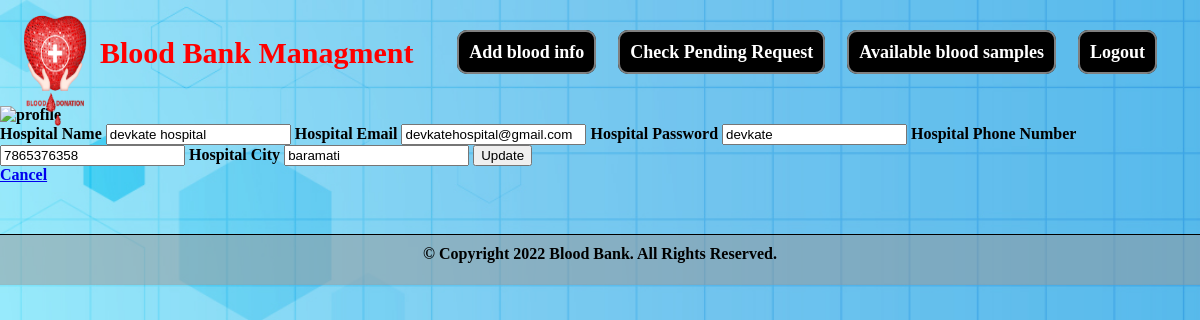
Screenshot of /hprofile.php (signed in) with the database file from the repository.
### tables this page shows
CREATE TABLE `hospitals` (
  `id` int(11) NOT NULL,
  `hname` varchar(100) NOT NULL,
  `hemail` varchar(100) NOT NULL,
  `hpassword` varchar(100) NOT NULL,
  `hphone` varchar(100) NOT NULL,
  `hcity` varchar(100) NOT NULL
);

### hprofile.php (the view, shortened to what this page needs)
<?php
require 'file/connection.php';
if(!isset($_SESSION['hid']))
{
  header('location:login.php');
}
else {
	if(isset($_SESSION['hid'])){
		$id=$_SESSION['hid'];
		$sql = "SELECT * FROM hospitals WHERE id='$id'";
		$result = mysqli_query($conn, $sql);
		$row = mysqli_fetch_array($result);
	}
}
?>
<!DOCTYPE html>
<html>
<body>
	<?php require 'header.php'; ?>
	<div class="container cont">
		<div class="">
			<div class="">
				<div class="">
					<div class="">
					</div>
					<div class="">
					   <form action="file/updateprofile.php" method="post">
					   	<label class="" class="">Hospital Name</label>
						<input type="text" name="hname" value="<?php echo $row['hname']; ?>" class="">
						<label class="">Hospital Email</label>
						<input type="email" name="hemail" value="<?php echo $row['hemail']; ?>" class="">
						<label class="">Hospital Password</label>
						<input type="text" name="hpassword" value="<?php echo $row['hpassword']; ?>" class="">
						<label class="text-muted font-weight-bold">Hospital Phone Number</label>
						<input type="text" name="hphone" value="<?php echo $row['hphone']; ?>" class="">
						<label class="">Hospital City</label>
						<input type="text" name="hcity" value="<?php echo $row['hcity']; ?>" class="">
						<input type="submit" name="update" class="" value="Update">
					   </form>
					</div>
					<a href="index.php" class="">Cancel</a><br>
				</div>
			</div>
		</div>
	</div>
	<?php require 'footer.php'; ?>
</body>
</html>

### practice.css (style rules this page uses)
body { color: black; font-weight: bold; margin: 0px; padding: 0px; background: url(image/background1.jpg) no-repeat center center fixed; -webkit-background-size: cover; -moz-background-size: cover; -o-background-size: cover; background-size: cover; }

### rows the page displays
hospitals: hname "devkate hospital", hemail "devkatehospital@gmail.com", hpassword "devkate", hphone "7865376358", hcity "baramati"
